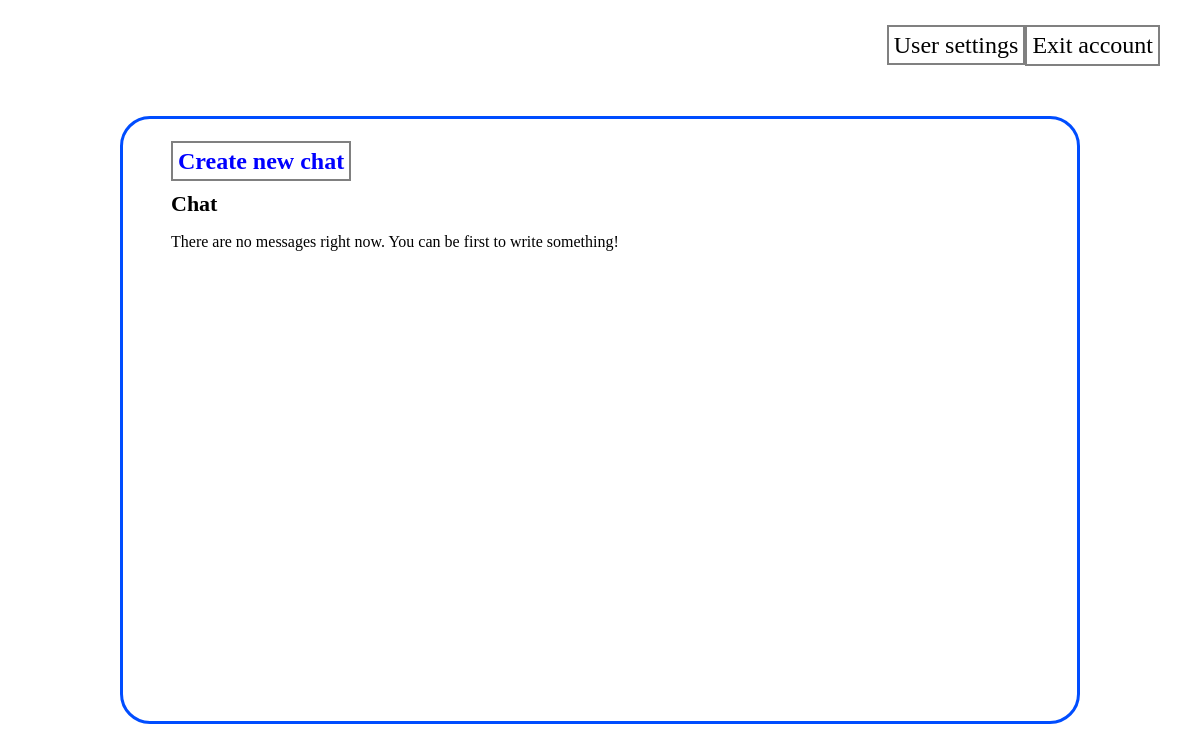
The app's page /chats/ (signed in), older data.
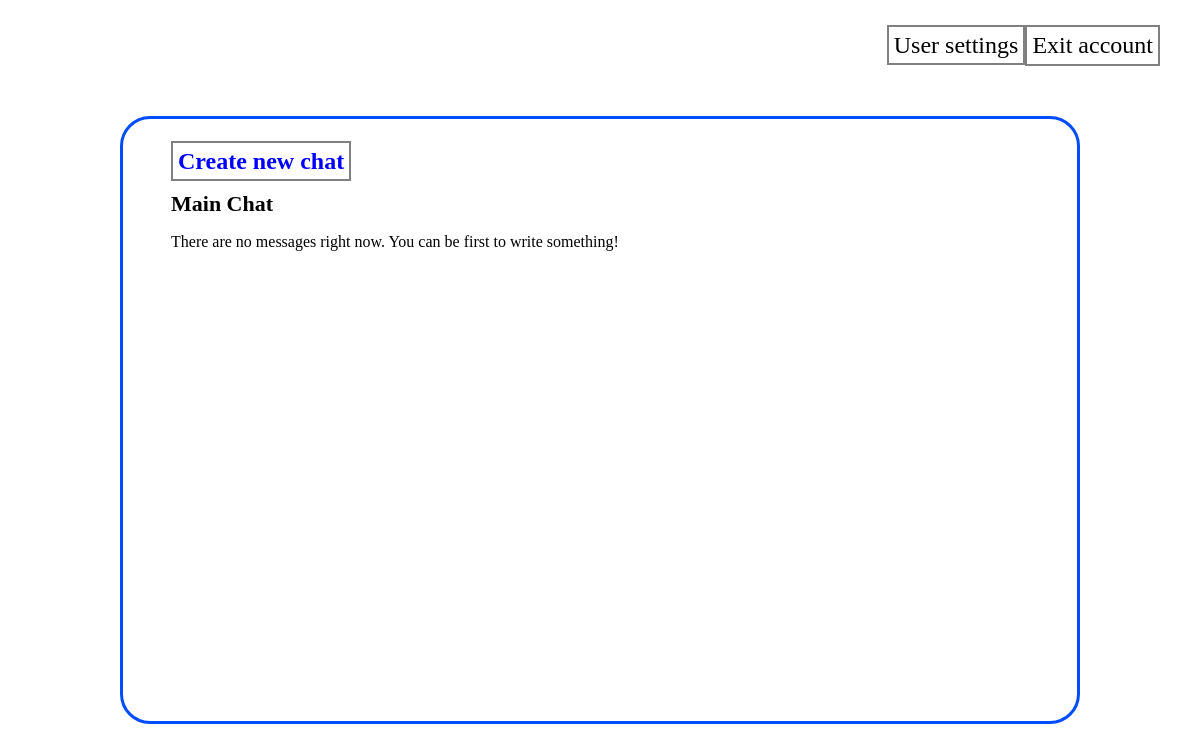
The same page, newer data.
### main/models.py (models this page shows, shortened)
class Chat(models.Model):
    title = models.CharField(max_length=30, verbose_name='Chat name')
    users = models.ManyToManyField(User, verbose_name='Chat members')
    id = models.AutoField(primary_key=True, verbose_name='Id')

### main/views.py (the view)
# urls.py: path('', messages_page.handle, name='messages_page'),
    def handle(self, request: HttpRequest, *params, **args):
        if not self.websocket_thread.is_alive():
            self.websocket_thread = threading.Thread(target=start_chats_socket,
                                                     args=(request.get_host().split(':')[0],))
            self.websocket_thread.start()
        user = get_user(request)
        if user and not user.is_anonymous:
            return super().handle(request, *params, **args)
        return redirect(reverse_lazy('messages_page'))

### main/routine.py (called while the page is built)
    def handle(self, request: HttpRequest, *params, **args):
        if request.method == 'POST':
            ret = self.post(request, *params, **args)
            if not ret:
                return HttpResponse('')
            return ret
        else:
            ret = self.get(request, *params, **args)
            if not ret:
                return HttpResponse('')
            return ret

### main/views.py (called while the page is built)
def start_chats_socket(host):
    loop = asyncio.new_event_loop()
    asyncio.set_event_loop(loop)
    start_server = websockets.serve(chat_server.handle, host, 8002)
    loop.run_until_complete(start_server)
    if not loop.is_running():
        loop.run_forever()

### main/templates/main/chats.html (shortened to what this page needs)
{% load static %}
<!DOCTYPE html>
<html lang="en">
<head>
	<link rel="stylesheet" type="text/css" href="{% static 'main/main.css' %}">
</head>
<body>
	<div class="menu">
		<div class="user-settings">
			<a href="{% url 'user_settings' %}" class="user-settings__link">User settings</a>
		</div>
		<div class="exit">
				<a href="{% url 'chats_handler' %}?action=exit" class="exit__button">Exit account</a>
		</div>
	</div>
	<section class="messanger">
		<div class="container">
			<div class="message-window">
				<div class="chat__create">
					<a href="{% url 'chats_handler' %}?action=create_chat" class="chat__create-link">Create new chat</a>
				</div>
				<div class="messages">
					{% for display in displays %}
					<a href="{% url 'chats_handler' %}?action=get_chat&chat_name={{ display.0.title }}">
						<div class="chat" id="{{ display.0.pk }}">
							<h4 class="chat__title">{{ display.0.title }}</h4>
							<p class="chat__last-message">
								{% if display.1 %}
								{{ display.1.author.username }}: {% if display.1.type == 'text' %}{{ display.1.data.text }} {% else %} Photo {% endif %}
								{% else %}
								There are no messages right now. You can be first to write something!
								{% endif %}
							</p>
						</div>
					</a>
					{% endfor %}
				</div>
			</div>
		</div>
	</section>
</body>
</html>

### main/static/main/main.css (style rules this page uses)
body { margin: 0; }
a { text-decoration: none; outline: none; color: black; }
.messanger { height: 80vh; display: flex; align-items: center; margin: 25px 0; }
.container { width: 80%; height: 100%; margin: 0 auto; }
.message-window { display: flex; flex-direction: column; border: 3px solid #004DFF; border-radius: 30px; height: 85%; padding: 3% 5%; }
.messages { height: 100%; width: 100%; overflow-y: scroll; display: flex; flex-direction: column; padding-right: 20px; margin-bottom: 10px; }
.chat__title { font-size: 22px; margin: 16px 0; }
.chat__last-message { font-size: 16px; margin: 0; }
.chat__create-link { font-size: 24px; font-weight: 700; color: blue; padding: 5px; border: 2px solid grey; }
.menu { display: flex; align-items: center; justify-content: flex-end; padding: 25px; }
.exit { display: flex; justify-content: center; align-items: center; }
.exit__button { font-size: 24px; padding: 5px; border: 2px solid grey; margin-right: 15px; }
.user-settings__link { font-size: 24px; padding: 5px; border: 2px solid grey; }

Row changes from the older to the newer data that the page shows:
removed Chat: title "Chat"
added Chat: title "Main Chat"
